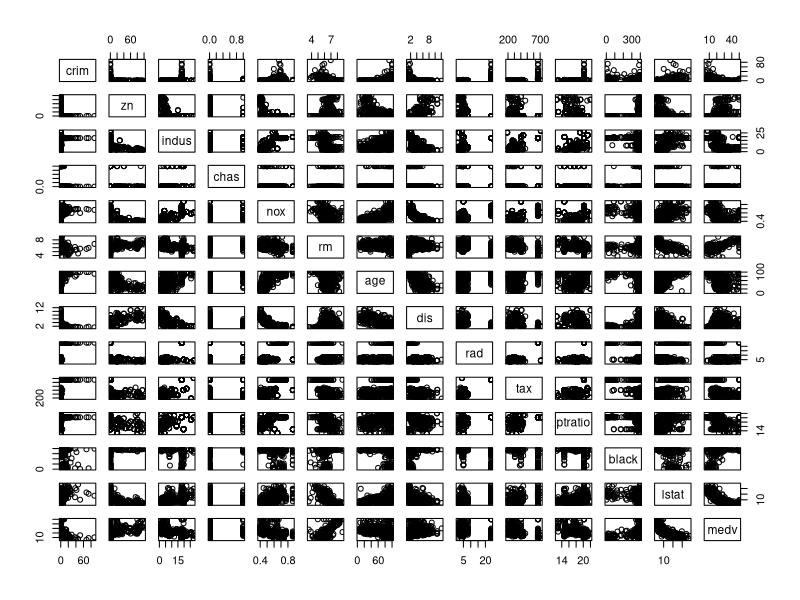
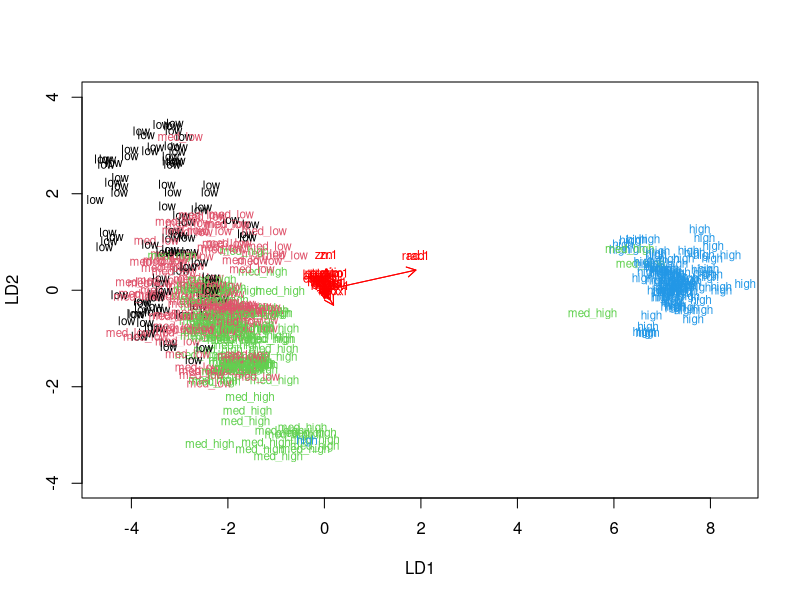
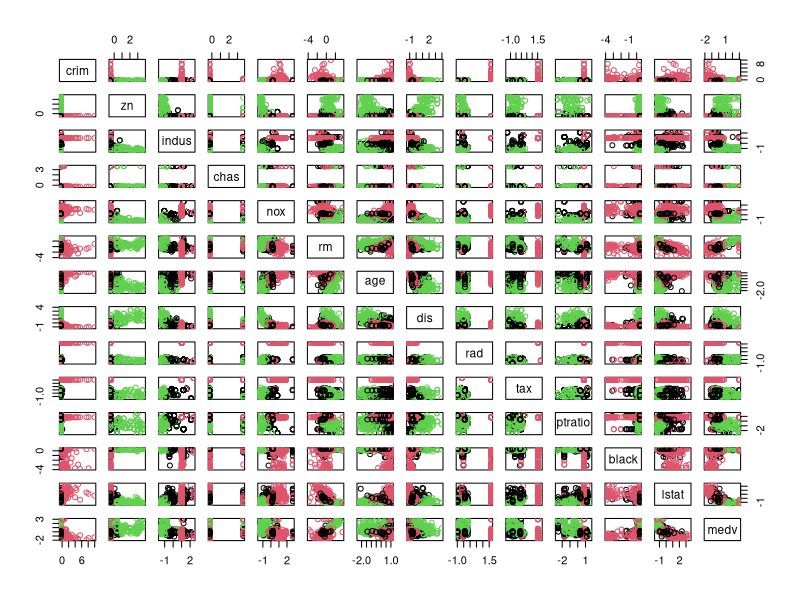

These charts were generated, in order, by the following R code:
## ---- chunk 1
library(MASS)

data("Boston")

#' Explore data structure
#' it has 506 observations and 14 attributes/variables
dim(Boston)
str(Boston)

#'check for nas
colSums(is.na(Boston))

#' check summaries of each variables
summary(Boston)

pairs(Boston)
## ---- chunk 2
library(dplyr)
#' Scale the original data set
#' this is results to each attibute to have mean = 0
scaled.B<- scale(Boston) %>% as.data.frame()

#'
summary(scaled.B)

#'
class(scaled.B)
## ---- chunk 3
#' print summary of variable 'crim'
summary(scaled.B$crim)

#' create quantile vector of crim
bins<- quantile(scaled.B$crim)

#' create  categorical variable 'crime'
crime <- cut(scaled.B$crim, breaks = bins, include.lowest = TRUE, label = c("low", "med_low", "med_high", "high"))

# look at the table of the new factor crime
table(crime)

# remove original crim from the dataset
scaled.B <- dplyr::select(scaled.B, -crim) %>% data.frame(scaled.B, crime)

colnames(scaled.B)
head(scaled.B, 5)


## ---- chunk 4
# number of rows in the Boston dataset 
n <- nrow(scaled.B)

# choose randomly 80% of the rows
ind <- sample(n,  size = n * 0.8)

# create train set
train <- scaled.B[ind,]

#nrow(train) == n*.8

# create test set 
test <- scaled.B[-ind,]

# save the correct classes from test data
correct_classes <- test$crime

# remove the crime variable from test data
test <- dplyr::select(test, -crime)

## ---- chunk 5
# linear discriminant analysis
lda.fit <- lda(crime ~ . , data = train)

# print the lda.fit object
lda.fit

# the function for lda biplot arrows
lda.arrows <- function(x, myscale = 1, arrow_heads = 0.1, color = "red", tex = 0.75, choices = c(1,2)){
  heads <- coef(x)
  arrows(x0 = 0, y0 = 0, 
         x1 = myscale * heads[,choices[1]], 
         y1 = myscale * heads[,choices[2]], col=color, length = arrow_heads)
  text(myscale * heads[,choices], labels = row.names(heads), 
       cex = tex, col=color, pos=3)
}

# target classes as numeric
classes <- as.numeric(train$crime)

# plot the lda results
plot(lda.fit, dimen = 2, col = classes, pch = classes)
lda.arrows(lda.fit, myscale = 1)

## ---- chunk 6

# save the correct classes from test data
# correct_classes <- test$crime

# remove the crime variable from test data
# test <- dplyr::select(test, -crime)

# predict classes with test data
lda.pred <- predict(lda.fit, newdata = test)

# cross tabulate the results
table(correct = correct_classes, predicted = lda.pred$class)

## ---- chunk 7
Boston.std<- scale(Boston) %>% as.data.frame()

# euclidean distance matrix
dist_eu <- dist(Boston.std)

# look at the summary of the distances
summary(dist_eu)

# manhattan distance matrix
dist_man <- dist(Boston, method = "manhattan")

# look at the summary of the distances
summary(dist_man)

# k-means clustering
km <-kmeans(Boston.std, centers = 3)

# plot the Boston dataset with clusters
pairs(Boston.std, col = km$cluster)



